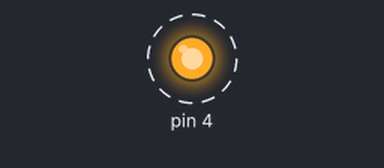
The sketch below on a simulated Arduino Uno, built with avr-gcc and run on an emulated ATmega328P. Parts: output pins drawn as LEDs (lit = HIGH). Dashed ring = blinking.

Above: at 0.05 s.
Timing chart, 0 to 3.0 s (numbered marks = the images above):
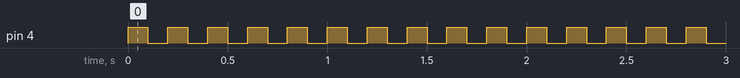

The sketch:

Light_blink.ino
```cpp
// C++ code
//Light blink
void setup()
{
  pinMode(4,OUTPUT);
}

void loop()
{
  digitalWrite(4,HIGH);
  delay(100);
  digitalWrite(4,LOW);
  delay(100);

}
```

Measured:
- by itself, pin 4: alternates HIGH for 0.10 s and LOW for 0.10 s
